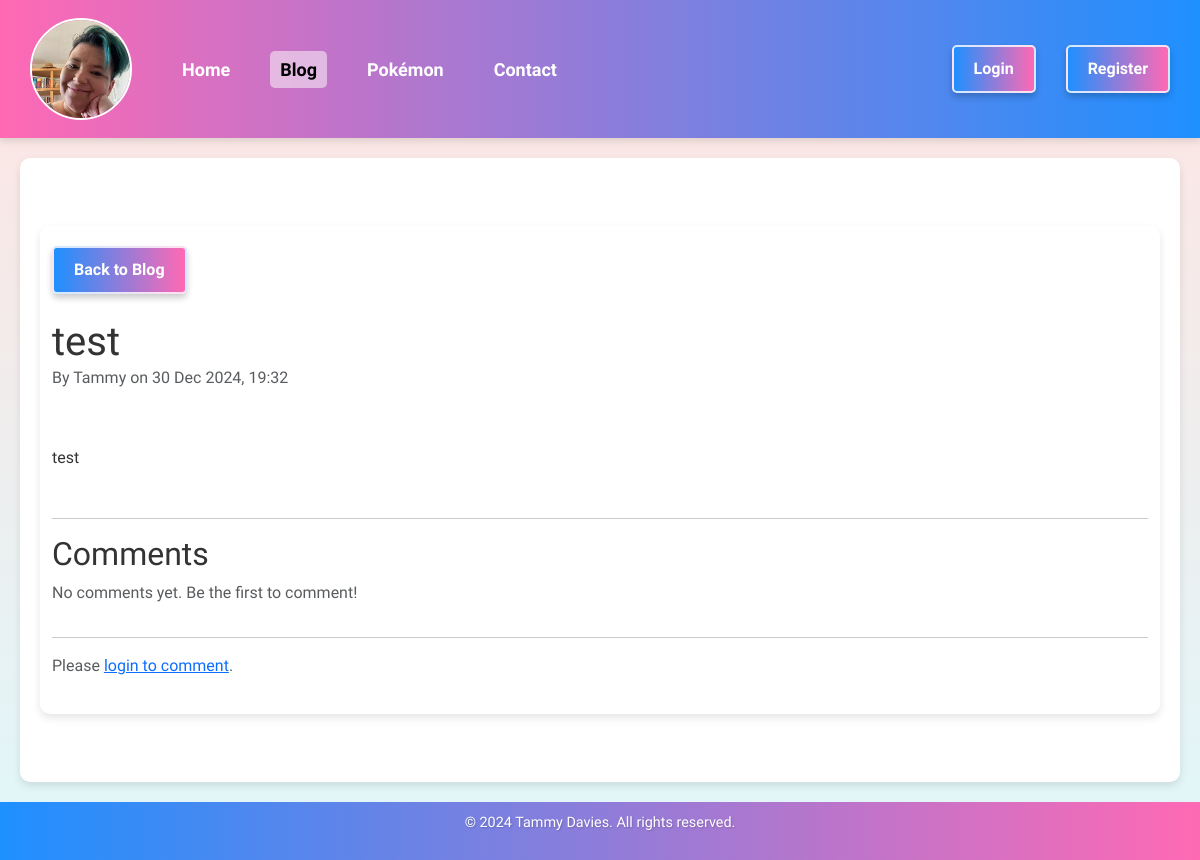
/blog/5, run on an earlier commit of the app's database.
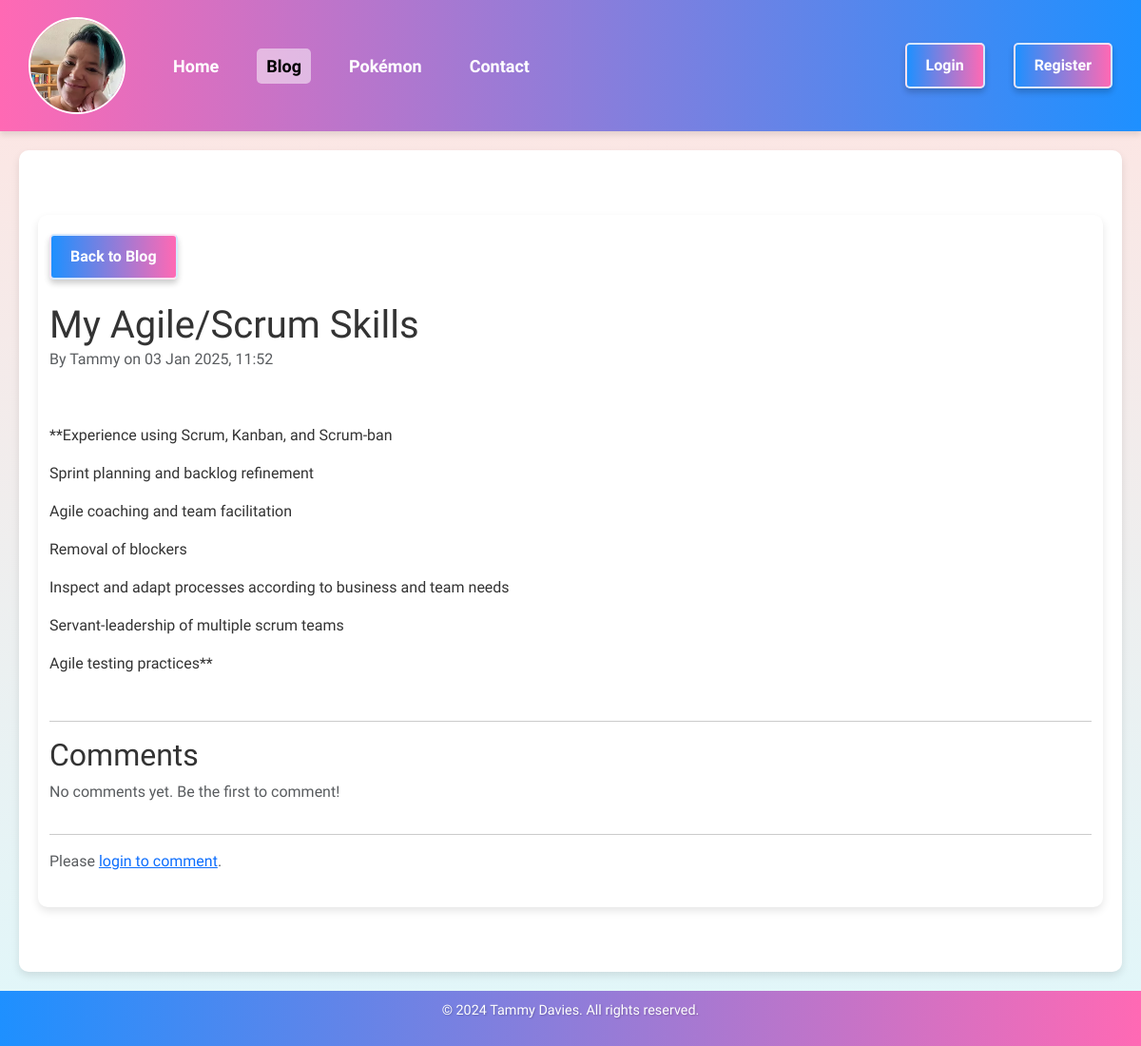
And on a later commit of the database.
### app/models/blog_post.py (models this page shows)
class BlogPost(db.Model):
    id = db.Column(db.Integer, primary_key=True)
    title = db.Column(db.String(100), nullable=False)
    content = db.Column(db.Text, nullable=False)
    timestamp = db.Column(db.DateTime, default=datetime.utcnow)
    author = db.Column(db.String(50), nullable=False)
    summary = db.Column(db.String(255), nullable=True)
    repository_url = db.Column(db.String(255), nullable=True)
    live_demo_url = db.Column(db.String(255), nullable=True)
    comments = db.relationship(
        "Comment", backref="post", cascade="all, delete-orphan", lazy=True
    )

### app/routes/blog.py (the view)
    @app.route("/blog/<int:post_id>", methods=["GET", "POST"])
    def post_detail(post_id):
        post = BlogPost.query.get_or_404(post_id)
        form = CommentForm()
        print(f"Loaded post: {post.title} (ID: {post.id})")
        if form.validate_on_submit():
            print("Form validated successfully")
            print(f"Form content: {form.content.data}")
            print(f"Author (current user): {current_user.username}")
            try:
                comment = Comment(
                    content=form.content.data,
                    author=current_user.username,  # Use the authenticated user's username
                    post_id=post.id,
                )
                db.session.add(comment)
                print("Comment added to session")
                db.session.commit()
                print("Comment committed to database")
                flash("Comment added!", "success")
                return redirect(url_for("post_detail", post_id=post_id))
            except Exception as e:
                print(f"Error adding comment to database: {e}")
                db.session.rollback()
                flash("An error occurred while adding your comment.", "danger")
        else:
            if form.errors:
                print(f"Form validation failed with errors: {form.errors}")
        comments = (
            Comment.query.filter_by(post_id=post.id)
            .order_by(Comment.timestamp.desc())
            .all()
        )
        print(f"Comments fetched for post (ID: {post.id}): {len(comments)}")
        rendered_content = Markup(
            markdown.markdown(post.content, extensions=["fenced_code", "codehilite"])
        )
        print("Rendering post detail page")
        return render_template(
            "blog/blog_post_detail.html",
            post=post,
            content=rendered_content,
            form=form,
            comments=comments,
        )

### app/__init__.py (called while the page is built)
def create_app():
    app = Flask(__name__)
    app.config.from_object("config.Config")
    db.init_app(app)
    mail.init_app(app)
    login_manager.init_app(app)
    migrate.init_app(app, db)
    @app.template_filter("format_datetime")
    def format_datetime(value, format="%d %b %Y, %H:%M"):
        return value.strftime(format) if isinstance(value, datetime) else value
    @app.template_filter("markdown")
    def markdown_filter(content):
        return markdown(content)
    register_routes(app)
    with app.app_context():
        db.create_all()
    @login_manager.user_loader
    def load_user(user_id):
        from app.models.user import User
        return User.query.get(int(user_id))
    @app.context_processor
    def inject_user():
        return dict(current_user=current_user)
    return app

### app/routes/authentication_helper.py (called while the page is built)
def is_admin():
    return current_user.is_authenticated and current_user.email == "tammy@tsdavies.com"

### app/templates/blog/blog_post_detail.html (shortened to what this page needs)
{% extends "page_template.html" %} {% block content %}
    <main class="container my-5">
        <div class="mb-4">
            <a
                    href="{{ url_for('blog') }}"
                    class="btn btn-outline-secondary"
                    aria-label="Back to Blog"
                    title="Back to Blog"
            >
                 Back to Blog
            </a>
        </div>
        <div class="row align-items-center mb-4">
            <div class="col-12 col-md-8 text-center text-md-start">
                <h1 class="mb-0">{{ post.title }}</h1>
                <p class="text-muted">
                    By {{ post.author or 'Anonymous' }} on {{ post.timestamp|format_datetime }}
                </p>
            </div>
        </div>
        <p class="lead">{{ post.content|markdown|safe }}</p>
        <hr/>
        <div class="comments-section">
            <h2 class="section-heading">Comments</h2>
            {% if post.comments and post.comments|length > 0 %}
                <ul class="list-group">
                    {% for comment in post.comments %}
                        <li
                                class="list-group-item d-flex justify-content-between align-items-center"
                        >
        <span>
          {{ comment.content }} -
          <strong>{{ comment.author or 'Anonymous' }}</strong>
        </span>
                            {% if current_user.is_authenticated %}
                                <a
                                        href="{{ url_for('delete_comment', comment_id=comment.id) }}"
                                        class="btn btn-sm btn-outline-danger"
                                        onclick="return confirm('Are you sure you want to delete this comment?');"
                                >
                                    <i class="bi bi-x-circle"></i> Delete
                                </a>
                            {% endif %}
                        </li>
                    {% endfor %}
                </ul>
            {% else %}
                <p class="text-muted">No comments yet. Be the first to comment!</p>
            {% endif %}
        </div>
        <hr/>
        {% if current_user.is_authenticated %}
            <div class="add-comment">
                <h3 class="section-heading">Add a Comment</h3>
                <p class="text-muted">
                    Comment as <strong>{{ current_user.username }}</strong>
                </p>
                <form
                        class="needs-validation"
                        novalidate
                        method="POST"
                        action="{{ url_for('post_detail', post_id=post.id) }}"
                >
                    {{ form.hidden_tag() }}
                    <div class="mb-3">
                        {{ form.content.label(class="form-label") }} {{ form.content(class="form-control", size=50) }}
                        <div class="invalid-feedback">Please enter your comment.</div>
                    </div>
                    <div class="text-center">{{ form.submit(class="btn btn-primary") }}</div>
                </form>
            </div>
        {% else %}
            <p class="text-muted">Please <a href="/login"> login to comment</a>.</p>
        {% endif %}
    </main>
{% endblock %}

What changed in the data, as far as the page shows it:
changed BlogPost "Tammy": title "test" → "My Agile/Scrum Skills"; timestamp "30 Dec 2024, 19:32" → "03 Jan 2025, 11:52"; content "test" → "**Experience using Scrum, Kanban, and Scrum-ban Sprint planning and backlog refinement Agile coaching and team facilitation Removal of blockers Inspect and adapt processes according to business and team needs Servant-leadership of multiple scrum teams Agile testing practices**"
